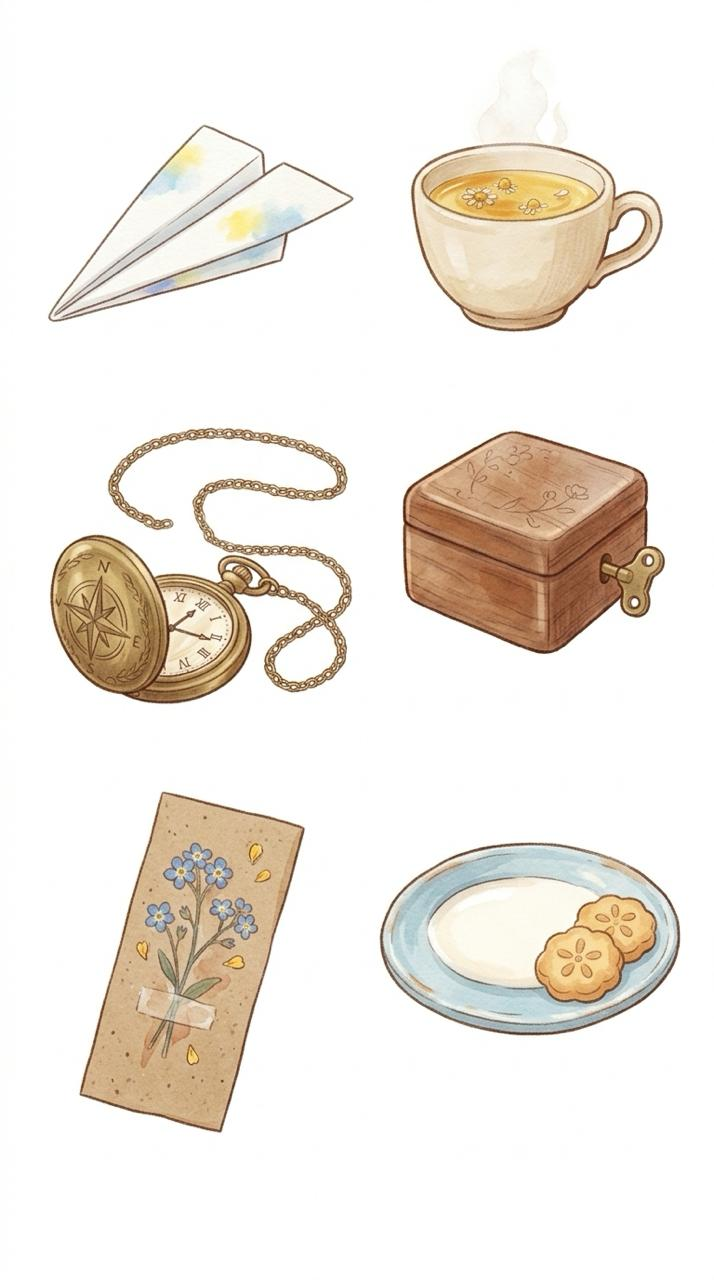
#> input picture src/items.jpg, 714 x 1280 px, found by its file name
$ python cut_items.py ../src/items.jpg
#> lines starting #> are read from the running program, lines starting #| are printed output that depends on the picture; after the words box and inside, x2 and y2 are one past the last pixel; in counts of white or black regions, pixels touching at a corner belong together
"""Cut the 6 props of src/items.jpg (white background) into transparent PNGs in assets/."""
import cv2, numpy as np, sys
from PIL import Image
G = sys.argv[1]
img = cv2.imread(f'{G}/src/items.jpg')
#> img is the input picture: shape (1280, 714, 3); mean B, G, R 226.8, 234.4, 240.3
h, w = img.shape[:2]
#> h = 1280; w = 714
bg = np.median(np.concatenate([img[:5].reshape(-1,3), img[-5:].reshape(-1,3)]), axis=0)
#> bg = [255, 255, 255]
dist = np.linalg.norm(img.astype(float) - bg, axis=2)
near = (dist < 18).astype(np.uint8)
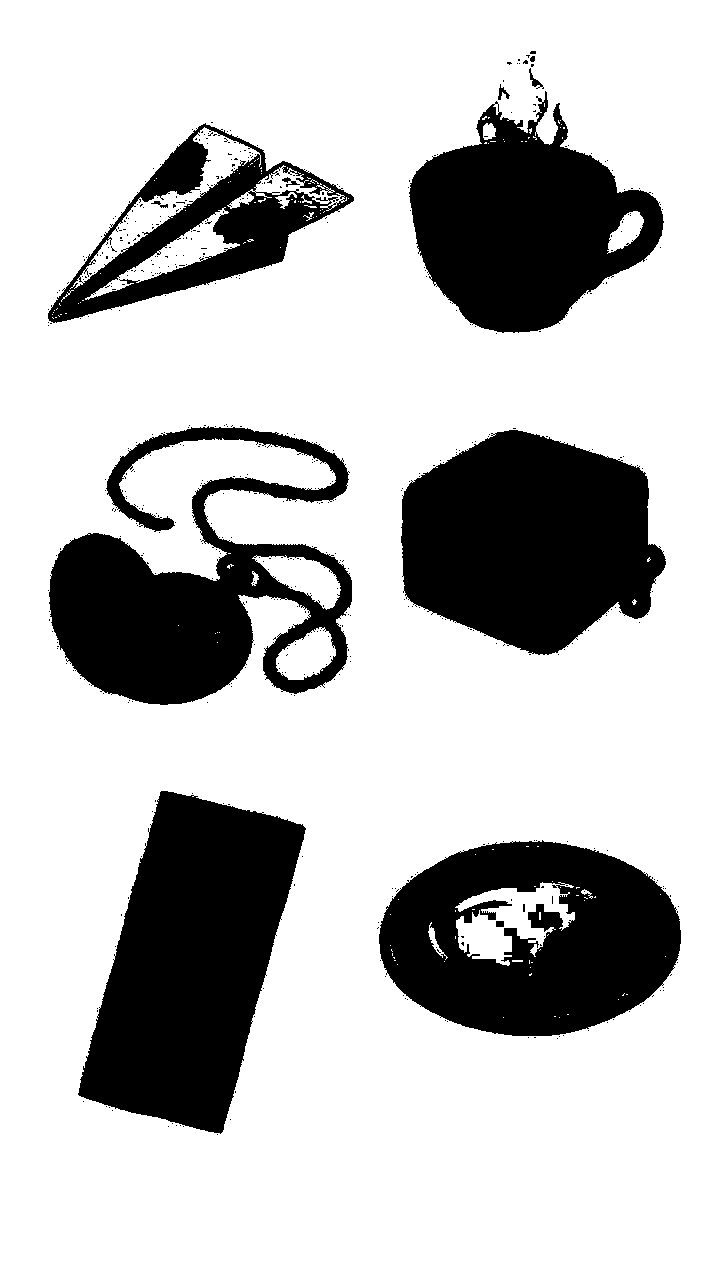
#> near: shape (1280, 714); values 0 (black) and 1 (white), 75.2% white; 519 black regions (507 under 20 px), largest, box (x1, y1, x2, y2) and area: (78, 791, 306, 1134) 48161, (401, 430, 666, 655) 43803, (379, 840, 681, 1036) 40792
# background = near-bg pixels connected to the border
n, lab = cv2.connectedComponents(near, connectivity=4)
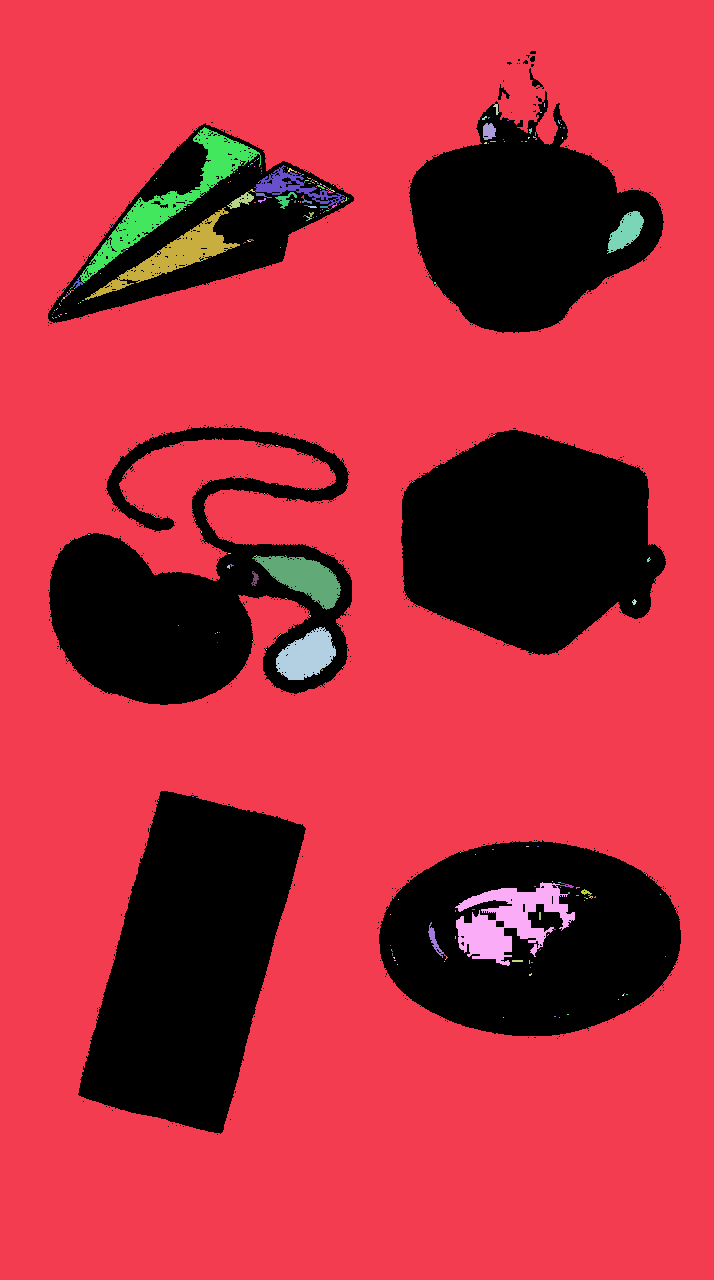
#> lab: shape (1280, 714) int32; 326 distinct labels, from 0 to 325; one colour per label, 0 black
#> n = 326
border = set(np.unique(np.concatenate([lab[0], lab[-1], lab[:, 0], lab[:, -1]]))) - {0}
#> border = 1 item
bgmask = np.isin(lab, list(border))
#> bgmask: shape (1280, 714) bool; 72.9% white; 340 black regions (331 under 20 px), largest, box (x1, y1, x2, y2) and area: (78, 791, 306, 1134) 48166, (379, 840, 681, 1036) 46101, (401, 430, 666, 655) 43842
fg = (~bgmask).astype(np.uint8)
fg = cv2.morphologyEx(fg, cv2.MORPH_OPEN, np.ones((3, 3), np.uint8))
#> fg: shape (1280, 714); values 0 (black) and 1 (white), 26.9% white; 12 white regions (3 under 20 px), largest, box (x1, y1, x2, y2) and area: (79, 791, 305, 1133) 48093, (379, 841, 681, 1036) 46040, (401, 430, 666, 654) 43725
# soft edge: alpha from distance to bg near the border of the mask
alpha = fg.astype(float)
edge = cv2.dilate(fg, np.ones((5, 5), np.uint8)) - cv2.erode(fg, np.ones((5, 5), np.uint8))
#> edge: shape (1280, 714); values 0 (black) and 1 (white), 3.6% white; 8 white regions, largest, box (x1, y1, x2, y2) and area: (47, 425, 354, 707) 11226, (408, 86, 665, 334) 5006, (77, 789, 307, 1135) 4569
soft = np.clip((dist - 6) / 30, 0, 1)
alpha = np.where(edge > 0, np.maximum(alpha * soft, 0), alpha)
alpha = (alpha * 255).astype(np.uint8)
rgba = np.dstack([cv2.cvtColor(img, cv2.COLOR_BGR2RGB), alpha])
# items are not on an even grid: group by dilated connected components, then order row by row
grp = cv2.dilate((alpha > 20).astype(np.uint8), np.ones((31, 31), np.uint8))
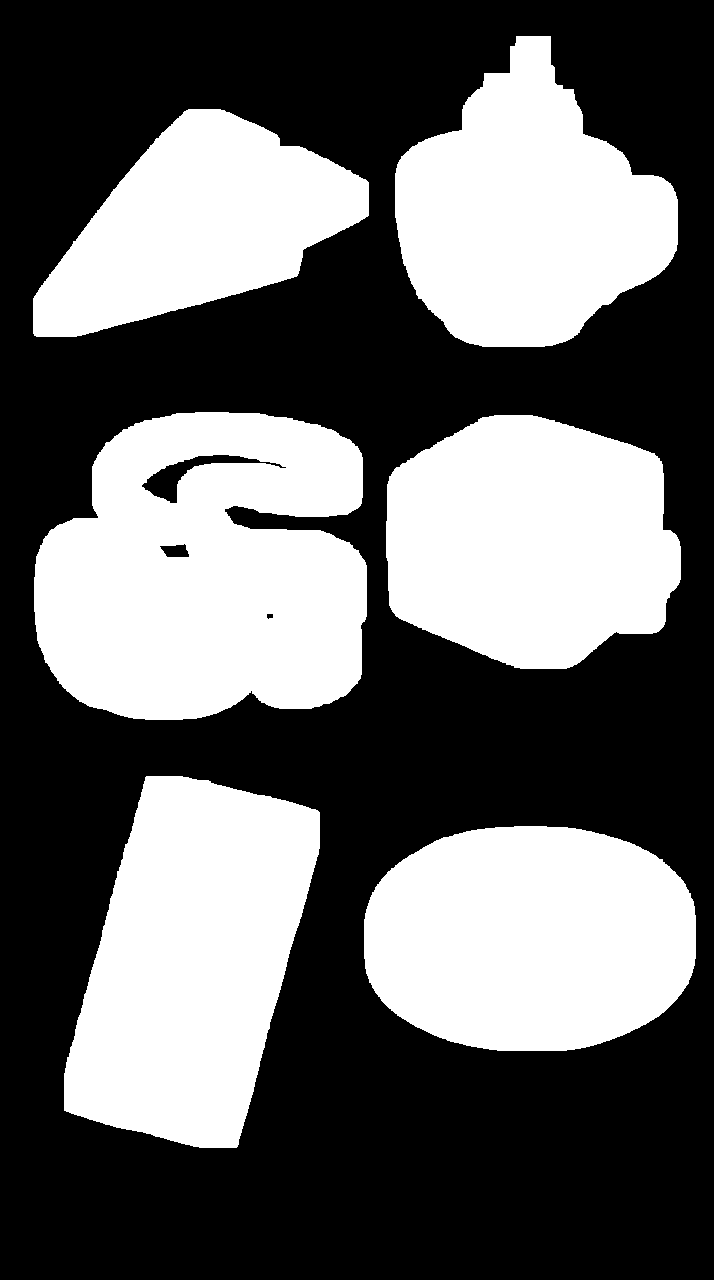
#> grp: shape (1280, 714); values 0 (black) and 1 (white), 40.4% white; 6 white regions, box (x1, y1, x2, y2) and area: (34, 412, 367, 720) 82056, (64, 776, 320, 1148) 66044, (364, 826, 696, 1051) 61849, (386, 415, 681, 669) 59585, (395, 36, 678, 347) 56221, (33, 109, 369, 337) 43910
n, lab, stats, cent = cv2.connectedComponentsWithStats(grp)
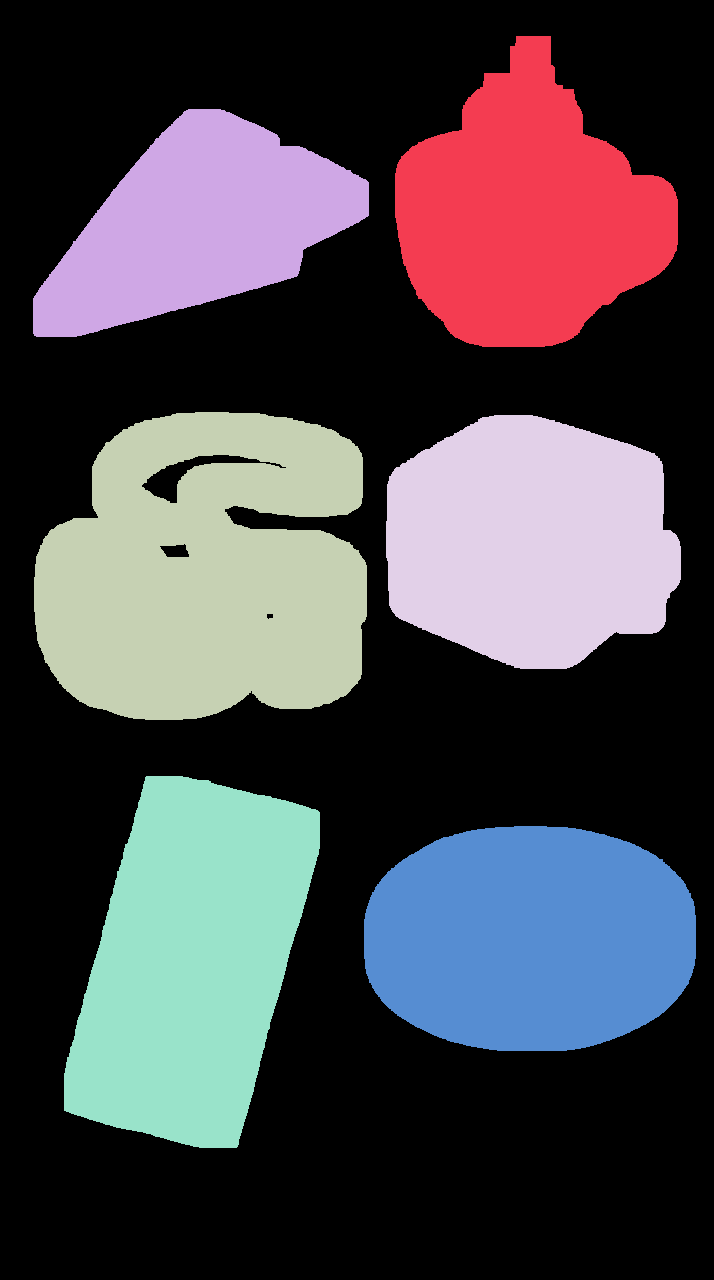
#> lab: shape (1280, 714) int32; 7 distinct labels, from 0 to 6; one colour per label, 0 black
#> n = 7; stats = [[0, 0, 714, 1280, 544255], [395, 36, 283, 311, 56221], [33, 109, 336, 228, 43910], [34, 412, 333, 308, 82056], [386, 415, 295, 254, 59585], [64, 776, 256, 372, 66044], [364, 826, 332, 225, 61849]]; cent = [[355.7, 664.9], [526.7, 213.1], [197.6, 225.2], [206.9, 572.9], [529.9, 540.8], [191, 961], [529.7, 938]]
comps = [i for i in range(1, n) if stats[i, cv2.CC_STAT_AREA] > 5000]
#> comps = [1, 2, 3, 4, 5, 6]
comps.sort(key=lambda i: (round(cent[i][1] / 300), cent[i][0]))
names = ['plane', 'tea', 'watch', 'musicbox', 'card', 'cookies']
assert len(comps) == 6, len(comps)
for name, i in zip(names, comps):
    x, y, w, h = stats[i, :4]
    a = alpha[y:y + h, x:x + w] * (lab[y:y + h, x:x + w] == i)
    ys, xs = np.where(a > 20)
    crop = rgba[y + ys.min():y + ys.max() + 1, x + xs.min():x + xs.max() + 1].copy()
    crop[:, :, 3] = a[ys.min():ys.max() + 1, xs.min():xs.max() + 1]
    if name == 'tea': crop = crop[85:]   # the painted steam is animated in code
    Image.fromarray(crop).save(f'{G}/assets/{name}.png')
    print(name, crop.shape[1], 'x', crop.shape[0])
#> this loop made 6 passes
#> (name, i, x, y, w, h) on passes 1 to 6: ('plane', 2, 33, 109, 336, 228), ('tea', 1, 395, 36, 283, 311), ('watch', 3, 34, 412, 333, 308), ('musicbox', 4, 386, 415, 295, 254), ('card', 5, 64, 776, 256, 372), ('cookies', 6, 364, 826, 332, 225)
#| plane 306 x 198
#| tea 253 x 196
#| watch 303 x 278
#| musicbox 265 x 224
#| card 226 x 342
#| cookies 302 x 195
#> pass 1, `a = alpha[y:y + h, x:x + w] * (lab[y:y + h, x:x + w] == i)`:
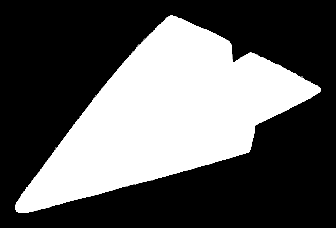
#> a: shape (228, 336); min 0, max 255, mean 92.3
#> pass 1, `crop = rgba[y + ys.min():y + ys.max() + 1, x + xs.min():x + xs.max() +..`:
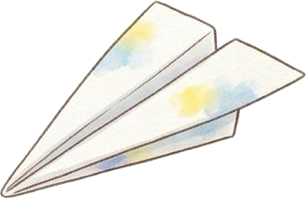
#> crop: shape (198, 306, 4); mean R, G, B, A 241.3, 240.5, 235.9, 116.7; transparent parts drawn white
#> after the loop:
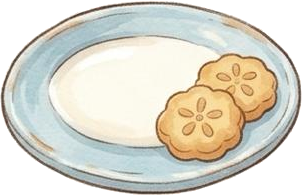
#> crop: shape (195, 302, 4); mean R, G, B, A 219.6, 216.5, 203.6, 199; transparent parts drawn white
